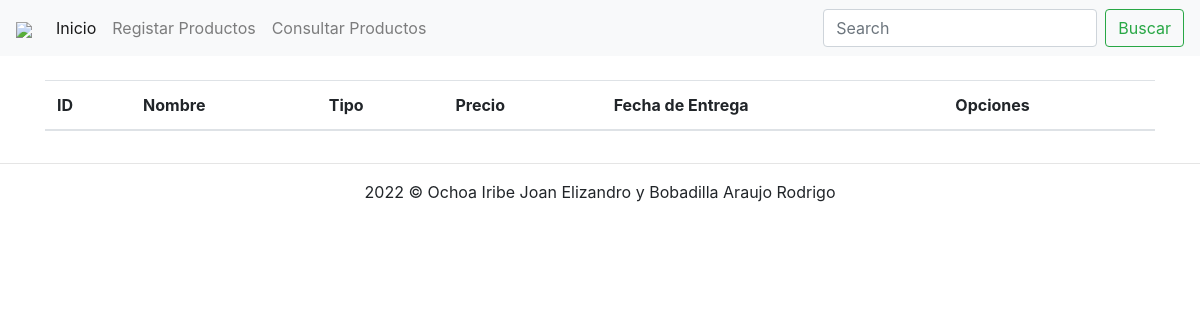
/consultarDatos.php, run on an earlier commit of the app's database.
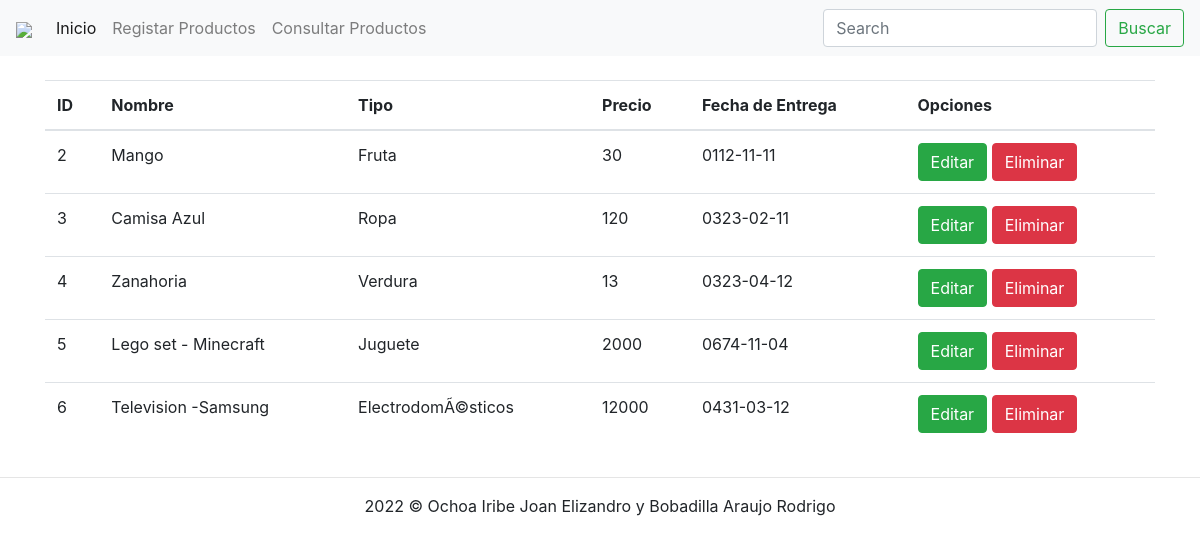
And on a later commit of the database.
### tables this page shows
CREATE TABLE `productos` (
  `id` int(11) NOT NULL,
  `nombre` varchar(100) NOT NULL,
  `tipo` varchar(100) NOT NULL,
  `precio` int(11) NOT NULL,
  `fecha_entrega` date NOT NULL
);

### consultarDatos.php (the view, shortened to what this page needs)
<!DOCTYPE html>
<html lang="en">
<head>
    <link rel="stylesheet" href="css/bootstrap.css">
</head>
<body>
    <?php
      include 'conexion.php';
      $sql = "select * from productos";
      $datos = $conexion->query($sql);
    ?>
    <?php include 'menu.php'; ?>
    <br>
    <div class="container">
        <div class="row">
            <div class="col-12">
                <table class="table table-hover">
                    <thead>
                        <tr>
                            <th>ID</th>
                            <th>Nombre</th>
                            <th>Tipo</th>
                            <th>Precio</th>
                            <th>Fecha de Entrega</th>
                            <th>Opciones</th>
                        </tr>
                    </thead>
                    <tbody>
                      <?php if($datos->num_rows > 0) {
                          while($row = $datos->fetch_assoc()) {
                      ?>
                        <tr>
                            <td><?php echo $row["id"]; ?></td>
                            <td><?php echo $row["nombre"]; ?></td>
                            <td><?php echo $row["tipo"]; ?></td>
                            <td><?php echo $row["precio"]; ?></td>
                            <td><?php echo $row["fecha_entrega"]; ?></td>
                            <td>
                                <a href="actualizarRegistro.php?id=<?php echo $row["id"]; ?>" class="btn btn-success">Editar</a>
                                <a href="eliminarRegistro.php?id=<?php echo $row["id"]; ?>" class="btn btn-danger">Eliminar</a>
                            </td>
                        </tr>
                      <?php
                      }
                    }
                      ?>
                    </tbody>
                </table>
            </div>
        </div>
    </div>
    <footer class="text-center">
        <hr>
        2022 &copy; Ochoa Iribe Joan Elizandro y Bobadilla Araujo Rodrigo
    </footer>
</body>
</html>

### menu.php (shortened to what this page needs)
<nav class="navbar navbar-expand-lg navbar-light bg-light">
        <a class="navbar-brand" href="index.php"><img src="https://lh3.googleusercontent.com/aIXADeaCLGozD3YhT43_xGEhF7YdzMjWERdYHNMMZbFvxrS1_dMgzsYN7OtQozMPKdUN" width="60px"></a>
        <div class="collapse navbar-collapse" id="navbarSupportedContent">
          <ul class="navbar-nav mr-auto">
            <li class="nav-item active">
              <a class="nav-link" href="index.php">Inicio <span class="sr-only">(current)</span></a>
            </li>
            <li class="nav-item">
              <a class="nav-link" href="registrarDatos.php">Registar Productos</a>
            </li>
            <li class="nav-item">
                <a class="nav-link" href="consultarDatos.php">Consultar Productos</a>
              </li>
          </ul>
          <form class="form-inline my-2 my-lg-0" method="get" action="resultadoBusqueda.php">
            <input name="termino"class="form-control mr-sm-2" type="search" placeholder="Search" aria-label="search">
            <button class="btn btn-outline-success my-2 my-sm-0" type="submit">Buscar</button>
          </form>
        </div>
    </nav>

What changed in the data, as far as the page shows it:
added productos: id "2", nombre "Mango", tipo "Fruta", precio "30", fecha_entrega "0112-11-11"
added productos: id "3", nombre "Camisa Azul", tipo "Ropa", precio "120", fecha_entrega "0323-02-11"
added productos: id "4", nombre "Zanahoria", tipo "Verdura", precio "13", fecha_entrega "0323-04-12"
added productos: id "5", nombre "Lego set - Minecraft", tipo "Juguete", precio "2000", fecha_entrega "0674-11-04"
added productos: id "6", nombre "Television -Samsung", tipo "ElectrodomÃ©sticos", precio "12000", fecha_entrega "0431-03-12"
